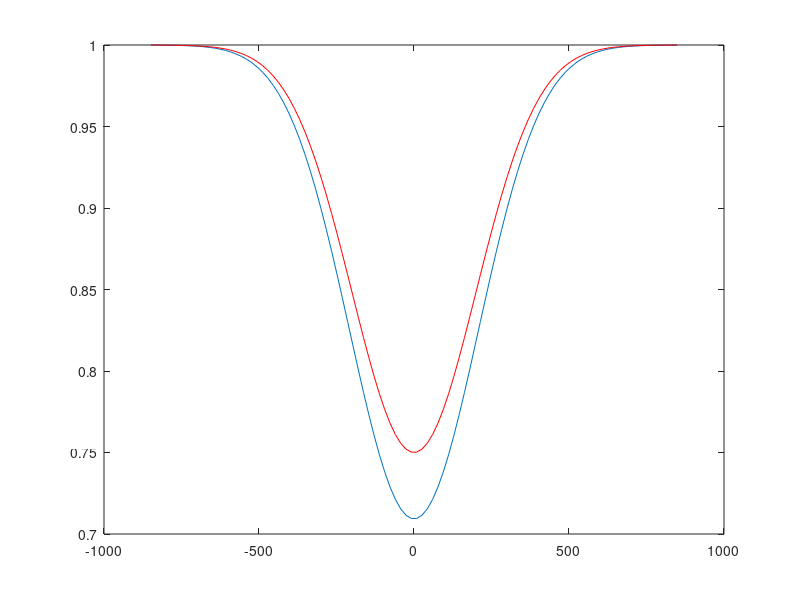

Write the MATLAB code that produced this figure.

pump_pulsewidth_fs = 200;
probe_pulsewidth_fs = 200;
sample_thickness_mm = 5;
pump_peak_power_W = 1;
probe_peak_power_W = 1;

alpha_2_mm_per_W = 5000000e-8;

% Number of fourier modes
tmax_fs = 12*pump_pulsewidth_fs;

% Number of points to split up x into
num_time_points = 1000;

% points for x and y 
t_fs = linspace(-tmax_fs, tmax_fs, 200);
width = sqrt(pump_pulsewidth_fs^2 + probe_pulsewidth_fs^2);
delay_fs = linspace(-3*width, 3*width, 100); 

phi_pump = sqrt(pump_peak_power_W).*exp(-(t_fs).^2./(2*pump_pulsewidth_fs.^2));
phi_probe = sqrt(probe_peak_power_W).*exp(-(t_fs).^2./(2*probe_pulsewidth_fs.^2));
E_probe_initial = trapz(t_fs, abs(phi_probe).^2);

phi_probe_out = exp(-sample_thickness_mm*phi_pump.^2*alpha_2_mm_per_W);

cross_correlation = zeros(size(delay_fs));

for ind = 1:length(delay_fs)
    intensity_out = abs(phi_probe_out.*exp(-(t_fs - delay_fs(ind)).^2/(2*probe_pulsewidth_fs^2))).^2;
    cross_correlation(ind) = trapz(t_fs, intensity_out);
end

norm_trans_method1 = cross_correlation/E_probe_initial;
normalized_transmission = 1 - 2*alpha_2_mm_per_W*pump_peak_power_W*sample_thickness_mm*(pump_pulsewidth_fs^2/(pump_pulsewidth_fs^2 + probe_pulsewidth_fs^2))*exp(-delay_fs.^2/(pump_pulsewidth_fs^2 + probe_pulsewidth_fs^2));
percent_error = 100*(min(normalized_transmission) - min(norm_trans_method1))/min(norm_trans_method1);


figure(1)
plot(delay_fs, norm_trans_method1)
hold on
plot(delay_fs, normalized_transmission, 'r')
hold off




